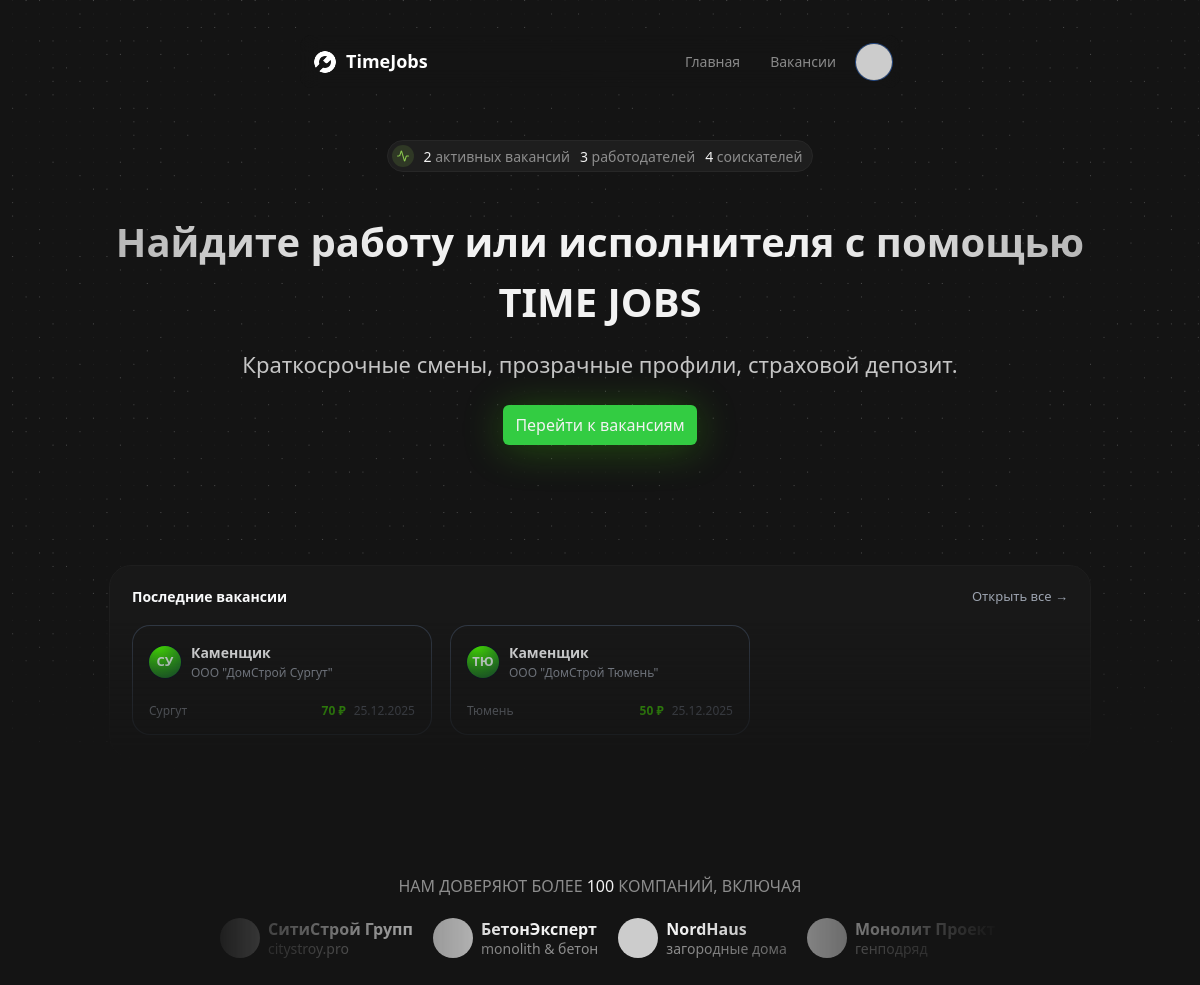
Before: / (upper part) with the older database file.
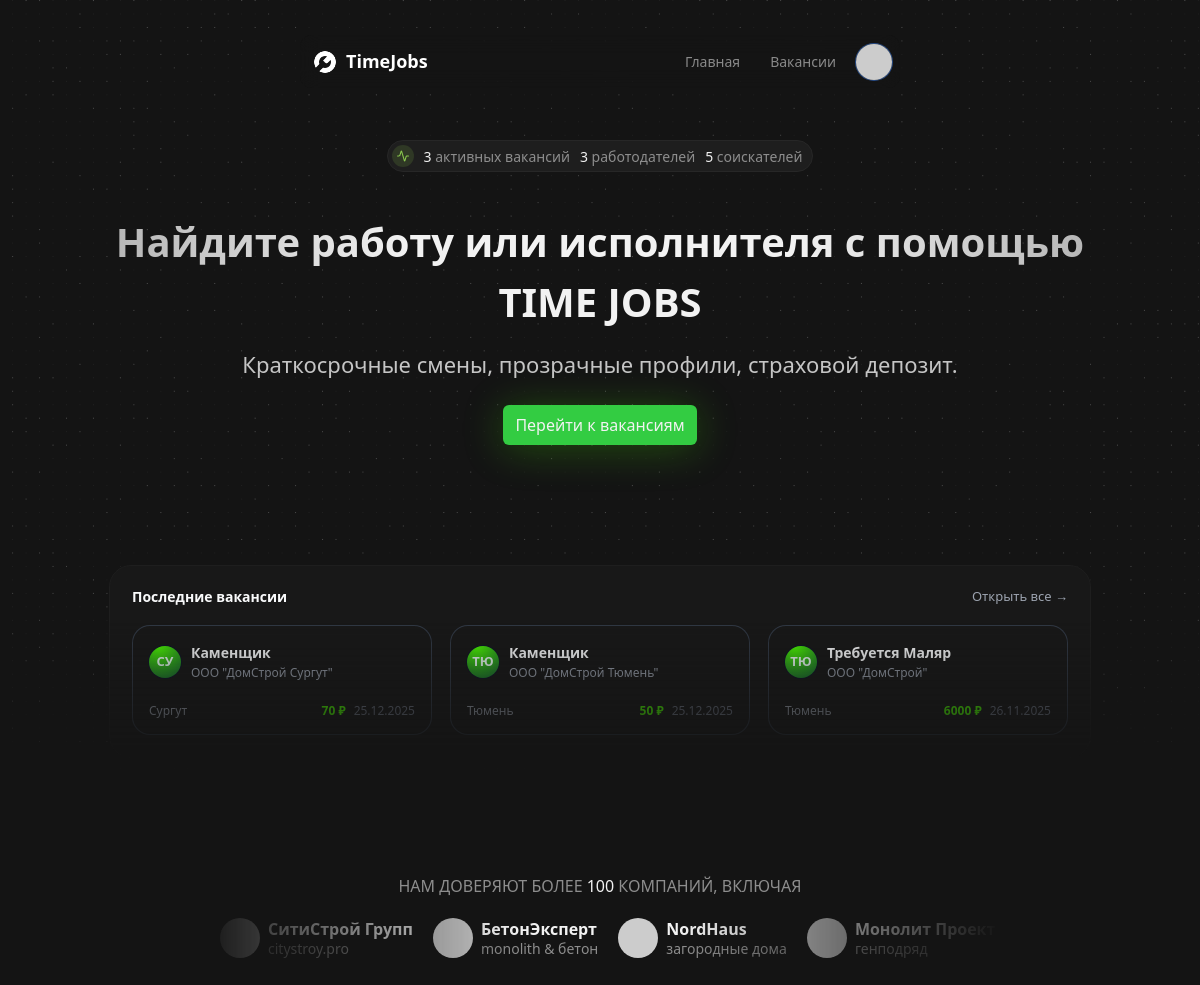
After: the same page with the newer database file.
### app.py (models this page shows)
class Job(db.Model):
    id = db.Column(db.Integer, primary_key=True)
    employer_id = db.Column(db.Integer, db.ForeignKey('user.id'), nullable=False)
    title = db.Column(db.String(200), nullable=False)
    description = db.Column(db.Text)
    city = db.Column(db.String(120))
    specialization = db.Column(db.String(120))
    wage = db.Column(db.Float, default=0)
    pay_type = db.Column(db.String(20), default='shift')  # shift, hourly
    duration_days = db.Column(db.Integer, default=1)
    status = db.Column(db.String(20), default='pending')  # pending, approved, rejected
    created_at = db.Column(db.DateTime, default=datetime.datetime.utcnow)
    employer = db.relationship('User', backref='jobs')

### app.py (the view)
@app.route('/')
def index():
    active_jobs = Job.query.filter_by(status='approved').count()
    workers = User.query.filter_by(role='worker').count()
    employers = User.query.filter_by(role='employer').count()
    stats = dict(active_jobs=active_jobs, workers=workers, employers=employers)
    last_jobs = Job.query.filter_by(status='approved') \
                         .order_by(Job.created_at.desc()).limit(6).all()
    return render_template('index.html', stats=stats, last_jobs=last_jobs)

### app.py (called while the page is built)
@app.context_processor
def inject_globals():
    import urllib.parse
    def default_avatar(name):
        n = urllib.parse.quote_plus(name or "U")
        return f"https://ui-avatars.com/api/?background=4CFA00&color=fff&name={n}"
    return dict(current_user=current_user, default_avatar=default_avatar)

### templates/index.html (shortened to what the changed rows need)
{% extends "base.html" %}
{% block content %}
<div id="app" data-v-app="">
    <div data-v-477edc33="" class="landing-page router root-router">
        <main data-v-477edc33="">
            <div data-v-869f8f0a="" class="section-main bg-dot-pattern-2">
                <div data-v-869f8f0a="" class="offer">
                    <div data-v-869f8f0a="" class="stats">
                        <p data-v-869f8f0a="" class="text-grey-400 flex"><span data-v-869f8f0a="" class="text-14-400 text-grey-50">{{ stats.active_jobs }}&nbsp;</span><span data-v-869f8f0a="" class="text-14-400 text-grey-400 truncate">активных вакансий</span></p>
                        <p data-v-869f8f0a="" class="text-grey-400 flex"><span data-v-869f8f0a="" class="text-14-400 text-grey-50">{{ stats.workers }}&nbsp;</span><span data-v-869f8f0a="" class="text-14-400 text-grey-400 truncate">соискателей</span></p>
                    </div>
                </div>
                <div class="section-new_vacancies" data-v-869f8f0a="">
                    <div class="ra-card ra-fade-up ra-card-jobs">
                        {% if last_jobs %}
                        <div class="ra-jobs-grid">
                            {% for job in last_jobs %}
                            {% set base = job.city or job.title %}
                            {% set initials = (base[:2] if base else 'TJ')|upper %}
                            <a href="{{ url_for('vacancy_detail', job_id=job.id) }}"
                               class="ra-job-card">
                                <div class="ra-job-head">
                                    <div class="ra-job-avatar">{{ initials }}</div>
                                    <div>
                                        <div class="ra-job-title">{{ job.title }}</div>
                                        <div class="ra-job-meta">
                                            {{ job.specialization or 'Специализация не указана' }}
                                        </div>
                                    </div>
                                </div>
                                <div class="ra-job-footer">
                                    <span class="ra-job-city">
                                        {{ job.city or 'Город не указан' }}
                                    </span>
                                    <span class="ra-job-wage">
                                        {{ '%.0f'|format(job.wage or 0) }} ₽
                                    </span>
                                    <span class="ra-job-date">
                                        {{ job.created_at.strftime('%d.%m.%Y') }}
                                    </span>
                                </div>
                            </a>
                            {% endfor %}
                        </div>
                        {% else %}
                        <div style="padding:12px 16px;font-size:13px;color:#e5e7eb;">
                            Пока нет опубликованных вакансий.
                        </div>
                        {% endif %}
                    </div>
                </div>
            </div>
      </main>
    </div>
</div>
{% endblock %}

Changed rows visible on the page:
added Job: initials "ТЮ", title "Требуется Маляр", specialization "ООО \"ДомСтрой\"", city "Тюмень", wage "6000", created_at "26.11.2025"
Other visible differences:
{{ stats.active_jobs }}: "2" → "3"
{{ stats.workers }}: "4" → "5"
